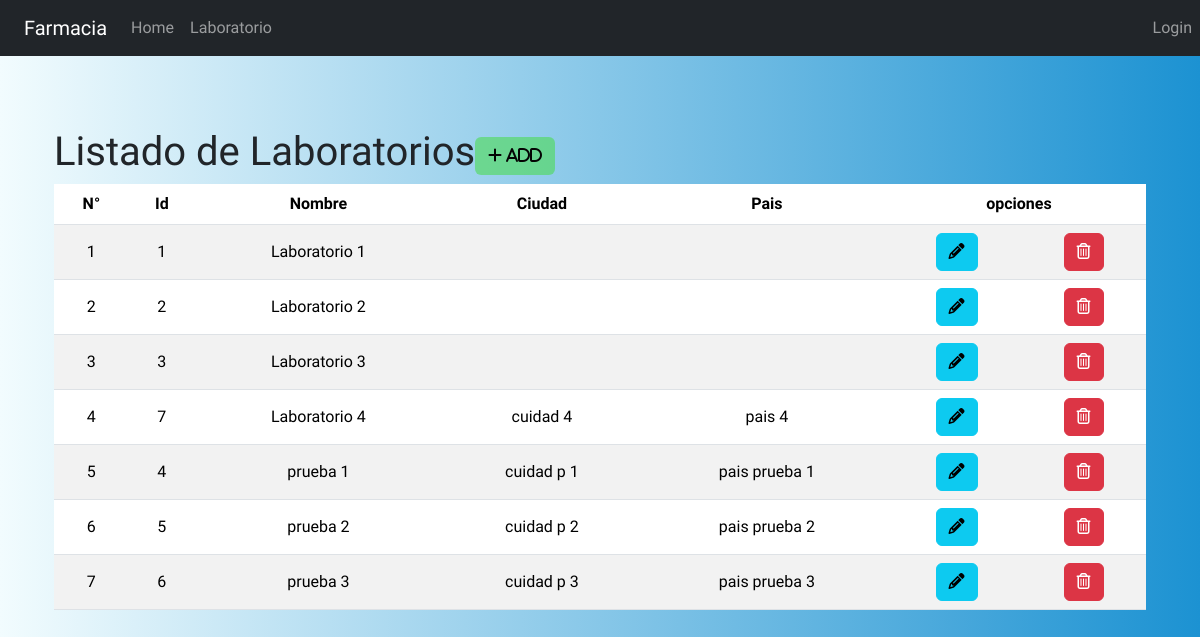
Screenshot of /aa1/ with the database file from the repository.
### laboratorio/models.py (models this page shows, shortened)
class Laboratorio(models.Model):
    nombre = models.CharField(max_length=100)
    ciudad = models.CharField(max_length=100, default=" ")  # Valor predeterminado: espacio en blanco
    pais = models.CharField(max_length=100, default=" ")  # Valor predeterminado: espacio en blanco
    class Meta:
        ordering = ['nombre']  # Ordenar por nombre de laboratorio (ascendente)

### laboratorio/views.py (the view)
# urls.py: path('aa1/', aa1V, name ='aa1'),
def aa1V(request):
    laboratorios = Laboratorio.objects.all()
    return render(request, 'aa1.html', {'laboratorios': laboratorios})

### templates/aa1.html (shortened to what this page needs)
{% extends "./base.html" %}
{% load static %}
{% load bootstrap5 %}
{% block body %}
    <div class="container mt-5">
        <div class="d-flex align-items-center">
            <h1>Listado de Laboratorios </h1>
            <a href="/agregar-laboratorio" class="btn btn-custom-green" title="Agregar Laboratorio">
                <i class="fa-solid fa-plus"> ADD</i>
            </a>
        </div>
        <table class="table table-striped">
            <thead>
                <tr>
                    <th scope="col">N°</th>
                    <th scope="col">Id</th>
                    <th scope="col">Nombre</th>
                    <th scope="col">Ciudad</th>
                    <th scope="col">Pais</th>
                    <th colspan="2">opciones</th>
                </tr>
            </thead>
            <tbody>
                {% for x in laboratorios %}
                    <tr>
                        <td>{{forloop.counter}}</td>
                        <td>{{ x.id }}</td>
                        <td>{{ x.nombre }}</td>
                        <td>{{ x.ciudad }}</td>
                        <td>{{ x.pais }}</td>
                        <td><a href="editar-laboratorio/{{x.id}}" class="btn btn-info" title="Editar Laboratorio"><i class="fa-solid fa-pencil"></i></a></td>
                        <td><a href="eliminarlaboratorio/{{x.id}}" class="btn btn-danger btnEliminacion" title="Eliminar Laboratorio"><i class="fa-regular fa-trash-can"></i></a></td>
                    </tr>
                {% endfor %}
            </tbody>
        </table>
    </div>
{% endblock %}

### templates/base.html (shortened to what this page needs)
{% load static %}
<!DOCTYPE html>
<html lang="en">
<head>
    {% load bootstrap5 %}
    {% bootstrap_css %}
    <link rel="stylesheet" href="https://cdn.datatables.net/1.13.4/css/dataTables.bootstrap5.min.css">
    <link rel="stylesheet" href="https://cdnjs.cloudflare.com/ajax/libs/font-awesome/6.4.0/css/all.min.css">
    <link rel="stylesheet" href="{% static 'css/gestion.css' %}">
</head>
<body>
    <nav class="navbar navbar-expand-lg navbar-dark bg-dark">
        <a class="navbar-brand ml-10" href="#">Farmacia</a>
        <div class="collapse navbar-collapse" id="navbarNav">
        <ul class="navbar-nav ml-auto">
                <li class="nav-item">
                    <a class="nav-link" href="http://127.0.0.1:8000/#">Home</a>
                </li>
                <li class="nav-item">
                    <a class="nav-link" href="http://127.0.0.1:8000/aa1/">Laboratorio</a>
                </li>
        </ul>
        </div>
        <div class="ml-auto">
                <div class="collapse navbar-collapse" id="navbarText">
                    <ul class="navbar-nav mr-auto">
                    {% if user.is_authenticated %}
                        <li class="nav-item">
                        <a class="nav-link" href="/logout">Salir</a>
                        </li>
                        <li class="nav-item">
                        <a class="nav-link" href="#">Hola, {{user.username}}</a>
                        </li>
                    {% else %}
                        <li class="nav-item">
                        <a class="nav-link" href="/login">Login</a>
                        </li>
                    {% endif %}
                    </ul>
                </div>
            </div>
    </nav>
    <div class="container py-4">
        {% block body %}
        {% endblock %}
    </div>
</body>
</html>

### static/css/gestion.css (style rules this page uses)
.btn-custom-green { background-color: #45dd458c; color: rgb(4, 4, 4); }
body { background: #1c92d2; background: -webkit-linear-gradient(to right, #f2fcfe, #1c92d2); background: linear-gradient(to right, #f2fcfe, #1c92d2); }
.navbar-brand { margin-left: 2%; }
body { font-family: 'Akshar', sans-serif; }
th, td { text-align: center; vertical-align: middle; }

### rows the page displays
Laboratorio: id "1", nombre "Laboratorio 1"
Laboratorio: id "2", nombre "Laboratorio 2"
Laboratorio: id "3", nombre "Laboratorio 3"
Laboratorio: id "7", nombre "Laboratorio 4", ciudad "cuidad 4", pais "pais 4"
Laboratorio: id "4", nombre "prueba 1", ciudad "cuidad p 1", pais "pais prueba 1"
Laboratorio: id "5", nombre "prueba 2", ciudad "cuidad p 2", pais "pais prueba 2"
Laboratorio: id "6", nombre "prueba 3", ciudad "cuidad p 3", pais "pais prueba 3"
